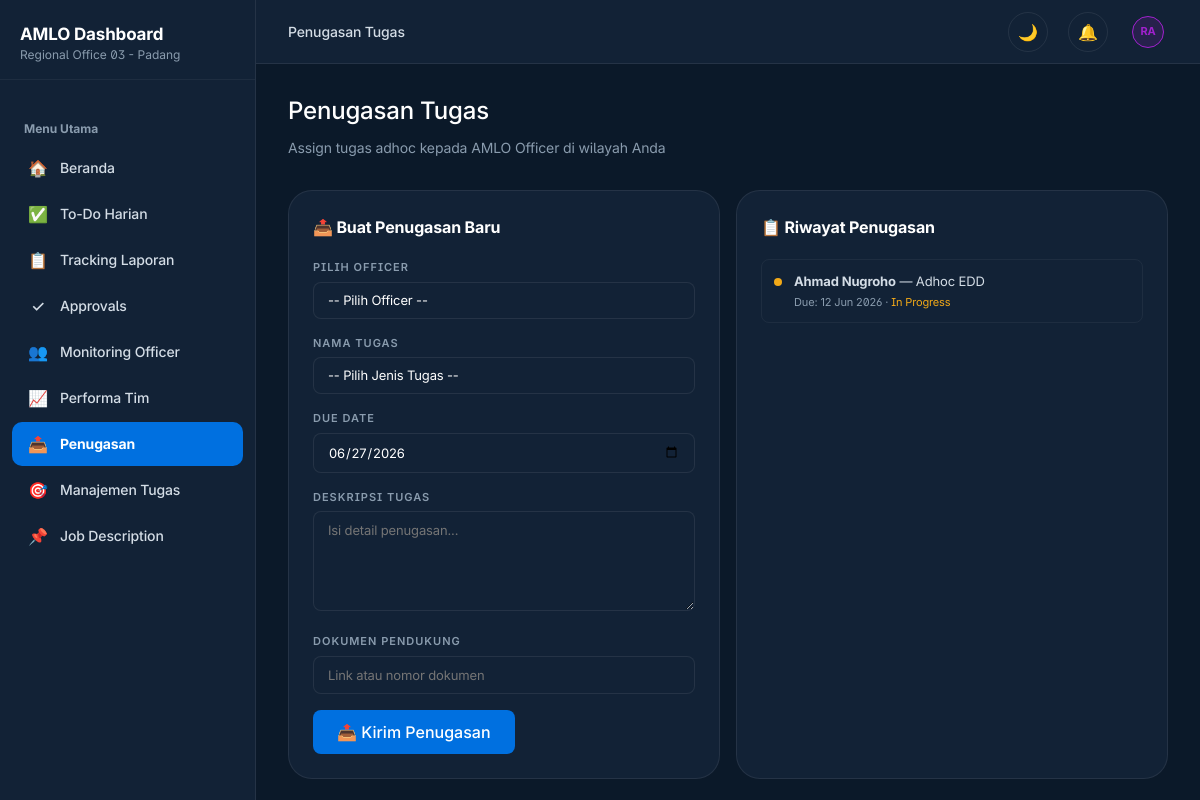
The page /pages/assignments.php (signed in) on the database its author committed.
### tables this page shows
CREATE TABLE `users` (
  `id` int(11) NOT NULL,
  `username` varchar(50) NOT NULL,
  `password_hash` varchar(255) NOT NULL,
  `nama` varchar(100) NOT NULL,
  `role` enum('officer','lead','ho') NOT NULL,
  `kanwil_id` int(11) NOT NULL,
  `email` varchar(100) DEFAULT NULL,
  `aktif` tinyint(1) DEFAULT 1,
  `last_login` datetime DEFAULT NULL,
  `created_at` timestamp NULL DEFAULT current_timestamp(),
  `updated_at` timestamp NULL DEFAULT current_timestamp() ON UPDATE current_timestamp()
);

CREATE TABLE `kantor_wilayah` (
  `id` int(11) NOT NULL,
  `kode` varchar(10) NOT NULL COMMENT 'KW01, KW02, etc',
  `nama` varchar(100) NOT NULL,
  `aktif` tinyint(1) DEFAULT 1,
  `created_at` timestamp NULL DEFAULT current_timestamp(),
  `updated_at` timestamp NULL DEFAULT current_timestamp() ON UPDATE current_timestamp()
);

CREATE TABLE `assignments` (
  `id` int(11) NOT NULL,
  `from_user_id` int(11) NOT NULL COMMENT 'Lead/HO who created',
  `to_user_id` int(11) NOT NULL COMMENT 'Officer assigned',
  `task_name` varchar(200) NOT NULL,
  `deskripsi` text DEFAULT NULL,
  `due_date` date NOT NULL,
  `dokumen_pendukung` varchar(255) DEFAULT NULL,
  `status` enum('belum_mulai','in_progress','selesai') DEFAULT 'belum_mulai',
  `created_at` timestamp NULL DEFAULT current_timestamp(),
  `updated_at` timestamp NULL DEFAULT current_timestamp() ON UPDATE current_timestamp()
);

CREATE TABLE `task_progress` (
  `id` int(11) NOT NULL,
  `user_id` int(11) NOT NULL,
  `template_id` int(11) NOT NULL,
  `periode` varchar(20) NOT NULL,
  `tahun` int(11) NOT NULL,
  `bulan` int(11) NOT NULL,
  `progress` int(11) DEFAULT 0 COMMENT '0-100',
  `status` enum('pending','active','done','approved') DEFAULT 'pending',
  `keterangan` text DEFAULT NULL,
  `created_at` timestamp NULL DEFAULT current_timestamp(),
  `updated_at` timestamp NULL DEFAULT current_timestamp() ON UPDATE current_timestamp()
);

### config/database.php (called while the page is built, shortened)
<?php
$conn = new mysqli(DB_HOST, DB_USER, DB_PASS, DB_NAME, DB_PORT);
$conn->set_charset('utf8mb4');
function db_query($sql, $params = []) {
    global $conn;
    $stmt = $conn->prepare($sql);
    if (!empty($params)) {
        $types = '';
        $values = [];
        foreach ($params as $param) {
            if (is_int($param)) {
                $types .= 'i';
            } elseif (is_float($param)) {
                $types .= 'd';
            } else {
                $types .= 's';
            }
            $values[] = $param;
        }
        $stmt->bind_param($types, ...$values);
    }
    $stmt->execute();
    $result = $stmt->get_result();
    return ['success' => true, 'result' => $result];
}
function db_fetch_one($sql, $params = []) {
    $result = db_query($sql, $params);
    return $result['result']->fetch_assoc();
}
function db_fetch_all($sql, $params = []) {
    $result = db_query($sql, $params);
    $rows = [];
    while ($row = $result['result']->fetch_assoc()) {
        $rows[] = $row;
    }
    return $rows;
}

### includes/auth.php (called while the page is built, shortened)
<?php
require_once __DIR__ . '/functions.php';
function get_nav_items($role) {
    $base = [
        ['id' => 'dashboard', 'icon' => '🏠', 'label' => 'Beranda']
    ];
    $role_navs = [
        'officer' => [
            ['id' => 'tasks', 'icon' => '✅', 'label' => 'To-Do Harian'],
            ['id' => 'laporan', 'icon' => '📋', 'label' => 'Tracking Laporan'],
            ['id' => 'performa', 'icon' => '📈', 'label' => 'Performa Saya'],
            ['id' => 'jobdesc', 'icon' => '📌', 'label' => 'Job Description']
        ],
        'lead' => [
            ['id' => 'tasks', 'icon' => '✅', 'label' => 'To-Do Harian'],
            ['id' => 'laporan', 'icon' => '📋', 'label' => 'Tracking Laporan'],
            ['id' => 'approvals', 'icon' => '✓', 'label' => 'Approvals'],
            ['id' => 'officers', 'icon' => '👥', 'label' => 'Monitoring Officer'],
            ['id' => 'performa', 'icon' => '📈', 'label' => 'Performa Tim'],
            ['id' => 'assignments', 'icon' => '📤', 'label' => 'Penugasan'],
            ['id' => 'manajemen_tugas', 'icon' => '🎯', 'label' => 'Manajemen Tugas'],
            ['id' => 'jobdesc', 'icon' => '📌', 'label' => 'Job Description']
        ],
        'ho' => [
            ['id' => 'wilayah', 'icon' => '🗺', 'label' => 'Monitoring RO'],
            ['id' => 'laporan', 'icon' => '📋', 'label' => 'Tracking Laporan'],
            ['id' => 'performa', 'icon' => '📈', 'label' => 'Performa Agregat'],
            ['id' => 'manajemen_tugas', 'icon' => '🎯', 'label' => 'Manajemen Tugas'],
            ['id' => 'assessment', 'icon' => '📝', 'label' => 'Assessment & Feedback'],
            ['id' => 'jobdesc', 'icon' => '📌', 'label' => 'Job Description']
        ]
    ];
    return array_merge($base, $role_navs[$role] ?? []);
}

### pages/assignments.php (the view, shortened to what this page needs)
<?php
require_once __DIR__ . '/../includes/auth.php';
$user = amlo_get_current_user();
$assignments = db_fetch_all(
    "SELECT a.*, u.nama as to_name, u.username as to_username,
            tp.status as real_status, tp.progress as real_progress
     FROM assignments a
     JOIN users u ON a.to_user_id = u.id
     LEFT JOIN task_templates tt ON tt.nama = a.task_name
     LEFT JOIN task_progress tp ON tp.template_id = tt.id AND tp.user_id = a.to_user_id AND tp.tahun = YEAR(a.due_date) AND tp.bulan = MONTH(a.due_date)
     WHERE a.from_user_id = ? OR a.to_user_id = ?
     ORDER BY a.created_at DESC LIMIT 20",
    [$user['id'], $user['id']]
);
?>
<?php
$topbar_title = 'Penugasan Tugas';
include __DIR__ . '/../includes/layout_header.php';
?>
<div class="content">
            <div class="page-header">
                <h2>Penugasan Tugas</h2>
                <p>Assign tugas adhoc kepada AMLO Officer di wilayah Anda</p>
            </div>
            <div class="two-col">
                <div class="card">
                    <div class="card-header">
                        <div class="card-title">📤 Buat Penugasan Baru</div>
                    </div>
                    <form method="POST" action="assignments.php">
                        <div class="input-group">
                            <label class="input-label">Pilih Officer</label>
                            <select name="to_user_id" class="select-field" required>
                                <option value="">-- Pilih Officer --</option>
                            </select>
                        </div>
                        <div class="input-group">
                            <label class="input-label">Nama Tugas</label>
                            <select class="select-field" name="task_name" required>
                                <option value="">-- Pilih Jenis Tugas --</option>
                            </select>
                        </div>
                        <div class="input-group">
                            <label class="input-label">Due Date</label>
                            <input type="date" name="due_date" class="input-field" value="<?= date('Y-m-d', strtotime('+5 days')) ?>" required>
                        </div>
                        <div class="input-group">
                            <label class="input-label">Deskripsi Tugas</label>
                            <textarea name="deskripsi" class="textarea-field" placeholder="Isi detail penugasan..."></textarea>
                        </div>
                        <div class="input-group">
                            <label class="input-label">Dokumen Pendukung</label>
                            <input type="text" name="dokumen_pendukung" class="input-field" placeholder="Link atau nomor dokumen">
                        </div>
                        <?= render_ds_button([
                            'type' => 'submit',
                            'variant' => 'filled',
                            'size' => 'large',
                            'children' => '📤 Kirim Penugasan'
                        ]) ?>
                    </form>
                </div>
                <div class="card">
                    <div class="card-header">
                        <div class="card-title">📋 Riwayat Penugasan</div>
                    </div>
                    <?php if (empty($assignments)): ?>
                        <div style="text-align:center;color:var(--steel);padding:40px">
                            Belum ada penugasan
                        </div>
                    <?php else: ?>
                        <?php foreach ($assignments as $a):
                            $display_status = 'Belum mulai';
                            $status_cls = 'red';
                            if (!empty($a['real_status'])) {
                                $rs = $a['real_status'];
                                if ($rs === 'done' || $rs === 'approved') {
                                    $display_status = 'Selesai';
                                    $status_cls = 'green';
                                } elseif ($rs === 'pending') {
                                    $display_status = 'Menunggu Review';
                                    $status_cls = 'amber';
                                } elseif ($rs === 'active') {
                                    $display_status = 'In Progress';
                                    $status_cls = 'amber';
                                }
                            }
                        ?>
                            <div class="alert-item">
                                <div class="alert-dot <?= $status_cls ?>"></div>
                                <div>
                                    <div class="alert-text"><b><?= e($a['to_name']) ?></b> — <?= e($a['task_name']) ?></div>
                                    <div class="alert-time">
                                        Due: <?= date('d M Y', strtotime($a['due_date'])) ?>
                                        · <span style="color:<?= $status_cls === 'green' ? 'var(--success)' : ($status_cls === 'amber' ? 'var(--attention)' : 'var(--critical)') ?>">
                                            <?= e($display_status) ?>
                                        </span>
                                    </div>
                                </div>
                            </div>
                        <?php endforeach; ?>
                    <?php endif; ?>
                </div>
            </div>
        </div>
<?php include __DIR__ . '/../includes/layout_footer.php'; ?>

### pages/sidebar.php
<?php
$nav_items = get_nav_items($user['role']);
?>
<div class="sidebar">
    <div class="sidebar-header">
        <div class="sidebar-brand">AMLO Dashboard<span><?= $user['role'] === 'ho' ? 'Kantor Pusat' : e($user['kanwil_nama'] ?? 'Unknown Regional Office') ?></span></div>
    </div>
    <nav class="sidebar-nav" id="sidebar-nav">
        <div class="nav-section-label">Menu Utama</div>
        <?php foreach ($nav_items as $item): ?>
            <?php $is_active = basename($_SERVER['SCRIPT_NAME']) === $item['id'] . '.php'; ?>
            <a href="<?= $item['id'] ?>.php" class="nav-item <?= $is_active ? 'active' : '' ?>" id="nav-<?= $item['id'] ?>">
                <span class="nav-icon"><?= $item['icon'] ?></span>
                <?= $item['label'] ?>
            </a>
        <?php endforeach; ?>
    </nav>
</div>

### pages/topbar.php (shortened to what this page needs)
<div class="topbar">
    <div class="topbar-left">
        <div class="topbar-title"><?= htmlspecialchars($topbar_title ?? 'AMLO Dashboard', ENT_QUOTES, 'UTF-8') ?></div>
    </div>
    <div class="topbar-right">
        <div class="topbar-notif theme-toggle" onclick="toggleTheme()" title="Toggle Theme" style="cursor:pointer; font-size: 16px;">
            <span id="theme-icon">🌙</span>
        </div>
        <?php if (!empty($topbar_notif_action)): ?>
            <div class="topbar-notif" onclick="<?= htmlspecialchars($topbar_notif_action, ENT_QUOTES, 'UTF-8') ?>" style="cursor:pointer;" title="Lihat Notifikasi">
                🔔<?php if (!empty($alerts)): ?><div class="notif-dot"></div><?php endif; ?>
            </div>
        <?php else: ?>
            <div class="topbar-notif">🔔</div>
        <?php endif; ?>
        <div class="topbar-profile" tabindex="0">
            <div class="user-avatar-sm avatar-<?= htmlspecialchars($user['role'] ?? '', ENT_QUOTES, 'UTF-8') ?>"><?= strtoupper(substr($user['nama'] ?? 'U', 0, 2)) ?></div>
        </div>
    </div>
</div>

### rows shown on the page
users: kanwil.nama "Regional Office 03 - Padang", nama "RA"
assignments: to_user.nama "Ahmad Nugroho", task_name "Adhoc EDD", due_date "12 Jun 2026", task_progress.status "In Progress"

### other values the page prints
$item['icon'] "🏠"
$item['label'] "Beranda"
$item['icon'] "✅"
$item['label'] "To-Do Harian"
$item['icon'] "📋"
$item['label'] "Tracking Laporan"
$item['icon'] "✓"
$item['label'] "Approvals"
$item['icon'] "👥"
$item['label'] "Monitoring Officer"
$item['icon'] "📈"
$item['label'] "Performa Tim"
$item['icon'] "📤"
$item['label'] "Penugasan"
$item['icon'] "🎯"
